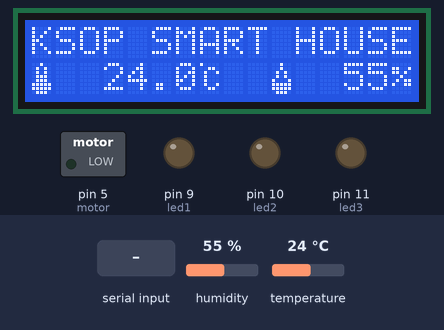
Bench run of a sketch on a simulated Arduino Uno, built with avr-gcc and run on an emulated ATmega328P. Shown: 16×2 character LCD, switched loads named in the sketch (green lamp = pin HIGH), output pins drawn as LEDs (lit = HIGH). Wiring (inferred from the names in the program): DHT11 sensor: data pin 6. The test bench sets the inputs (shaded band); at power-on: temperature 24 °C, humidity 55 %.

Above: at 5.2 s.
5.3 s: temperature set to 10.4 °C
At 7.7 s:
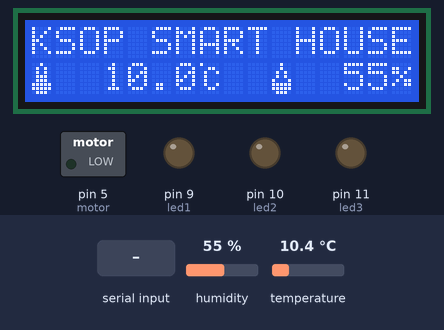
8.4 s: temperature set to 9.2 °C
At 10.4 s:
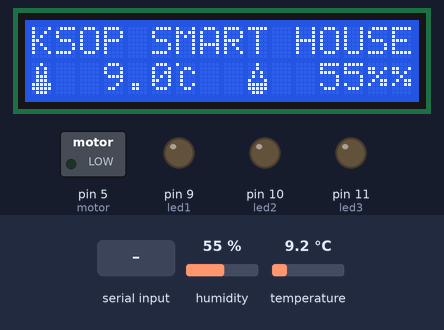
10.7 s: "1" received over the second serial link
At 11.9 s:
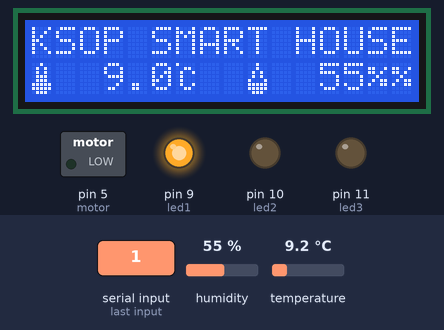
12.3 s: "2" received over the second serial link
At 13.6 s:
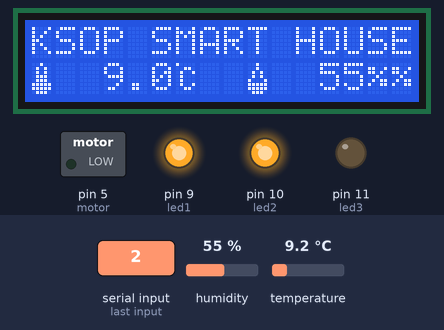
13.9 s: "3" received over the second serial link
At 14.7 s:
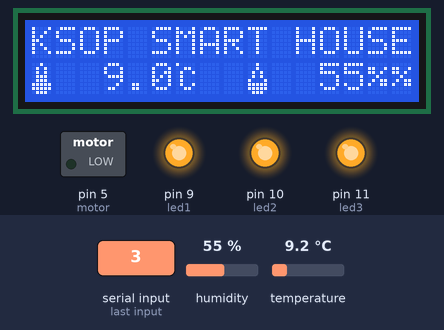
15.6 s: "4" received over the second serial link
At 17.1 s:
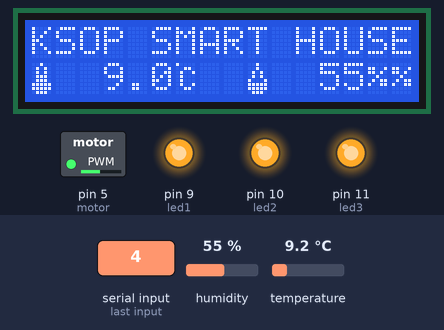
Timing chart, 0 to 18.2 s (numbered marks = the images above; inputs shaded):
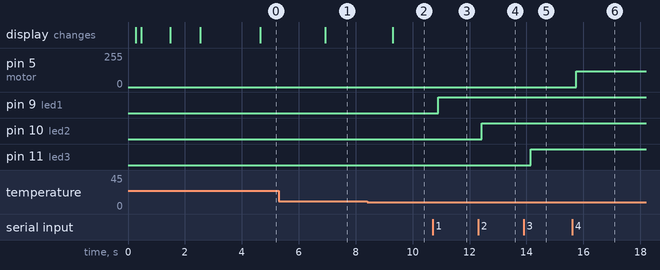

The sketch:

Bluetooth_Control.ino
```cpp
#include "Setting.h"   // 핀 설정
#include <Wire.h>
#include "LiquidCrystal_I2C.h"  // I2C LCD 라이브러리
#include <SoftwareSerial.h>     // 블루투스 통신 라이브러리
#include "DHT.h"                // 온습도센서 라이브러리
#include "Emoticon.h"           // 특수문자 라이브러리

LiquidCrystal_I2C lcd(0x27, 16, 2);
DHT dht(DHTPIN, DHTTYPE);
SoftwareSerial BTSerial(2,3);   // 시리얼 통신을 위한 객체선언

char str2[10];                        //습도 값
char str3[10];                        //온도 값
char data;                            //데이터값

int ON = 1;
int OFF = 0;
int dim = 0;

// 현재 LED의 상태를 저장하는 배열. 0일경우 OFF, 1일 경우 ON
byte sensor[] = {0, 0, 0};

boolean TV = ON;

void setup()
{
  Serial.begin(9600); // 속도 9600bps로 시리얼 통신시작
  BTSerial.begin(9600);
  //Serial.println("LCD통신 시작"); // 시리얼 통신 시작 문자 출력
  lcd.init(); // lcd 시작
  lcd.clear();
  lcd.noBacklight();
  delay(200);
  lcd.backlight(); // lcd 백라이트 on
  delay(200);
  // 커서 설정(열,행) 0부터 시작
  lcd.setCursor(0, 0);
  lcd.print("Hello");  // LCD에 출력
  delay(1000);
  lcd.setCursor(0, 1);
  lcd.print("KSOP World");  // LCD에 출력
  delay(1000);
  lcd.clear();

  // 핀모드 출력 선언
  pinMode(led1, OUTPUT);
  pinMode(led2, OUTPUT);
  pinMode(led3, OUTPUT);

  // 특수 문자 선언
  lcd.createChar(0, ug1);
  lcd.createChar(1, ug2);
  lcd.createChar(2, temp);
  lcd.createChar(3, C);
  lcd.createChar(4, humi);
  lcd.createChar(5, per);

  //Serial.println("Display SETTING INIT OvER");
}

void loop() {
  if(BTSerial.available()) {
    data = BTSerial.read();

    // LED 제어
    if(data == '1')         // 거실 등 ON/OFF
      setToggle(led1, sensor[0]);
    else if (data == '2')   // 방1 등 ON/OFF
      setToggle(led2, sensor[1]);
    else if (data == '3')   // 방2 등 ON/OFF
      setToggle(led3, sensor[2]);

    // 에어컨 제어
    else if(data == '4')      // 에어컨 ON/OFF
      setAircon();

    // TV ON/OFF
    else if(data == '5')
      tvControl();

   // All ON/OFF
    else if(data == '6')
      allOff();
  }

  if(TV == ON){
    update_lcd1602();
    delay(200);
  }
}

// lcd 업데이트
void update_lcd1602() {
  static int cnt = 0;
  cnt++;
  if (cnt >= 10) {    // 업데이트 간격 (delay 200 인경우, 10회 * 0.2초 = 2초)
    cnt = 0;
    float t = dht.readTemperature();
    float h = dht.readHumidity();
    lcd.setCursor(0, 1);
    lcd.write(2);   // 온도계 이모티콘
    lcd.print("  ");
    lcd.print(t, 1);
    lcd.write(3);   // 섭씨표시
    lcd.print("  ");
    lcd.write(4);   // 습도 이모티콘
    lcd.print("  ");
    lcd.print(h, 0);
    lcd.write(5);   // 퍼센트(%) 표시
    lcd.setCursor(0, 0);
    lcd.print("KSOP SMART HOUSE");

    // App에 온습도 표시
    BTSerial.print("999");
    BTSerial.print(",");
    BTSerial.print(t, 1);
    BTSerial.print(",");
    BTSerial.print(h, 0);
    BTSerial.print(",");
    BTSerial.println("888");
  }
}

//LED 토글함수
void setToggle(int PIN, byte& stat) {
  if (stat == OFF) {
    digitalWrite(PIN, HIGH);
    stat = ON;
  }
  else {
    digitalWrite(PIN, LOW);
    stat = OFF;
  }
}

//에어컨 제어함수
void setAircon() {
  if(dim == 0){
    analogWrite(motor, 120);
    dim = 1;
  } else if(dim ==1) {
    analogWrite(motor, 180);
    dim = 2;
  } else if(dim ==2) {
    analogWrite(motor, 250);
    dim = 3;
  } else {
    analogWrite(motor, 0);
    dim = 0;
  }
}


// TV 제어함수
void tvControl(){
  if(TV == OFF){
    lcd.backlight();
    TV = ON;
  } else {
    lcd.clear();
    lcd.noBacklight();
    TV = OFF;
  }
}

// 전체 전원끄기
void allOff() {
  byte sensor2[] = {1, 1, 1};
  setToggle(led1, sensor2[0]);
  setToggle(led2, sensor2[1]);
  setToggle(led3, sensor2[2]);
  sensor[0] = sensor[1] = sensor[2] = 0;
  dim = 3;
  setAircon();
  TV = ON;
  tvControl();
}
```

DHT.cpp
```cpp
// (licence header left out)
#include "DHT.h"

#define MIN_INTERVAL 2000

DHT::DHT(uint8_t pin, uint8_t type, uint8_t count) {
  _pin = pin;
  _type = type;
  #ifdef __AVR
    _bit = digitalPinToBitMask(pin);
    _port = digitalPinToPort(pin);
  #endif
  _maxcycles = microsecondsToClockCycles(1000);  // 1 millisecond timeout for
                                                 // reading pulses from DHT sensor.
  // Note that count is now ignored as the DHT reading algorithm adjusts itself
  // basd on the speed of the processor.
}

void DHT::begin(void) {
  // set up the pins!
  pinMode(_pin, INPUT_PULLUP);
  // Using this value makes sure that millis() - lastreadtime will be
  // >= MIN_INTERVAL right away. Note that this assignment wraps around,
  // but so will the subtraction.
  _lastreadtime = -MIN_INTERVAL;
  DEBUG_PRINT("Max clock cycles: "); DEBUG_PRINTLN(_maxcycles, DEC);
}

//boolean S == Scale.  True == Fahrenheit; False == Celcius
float DHT::readTemperature(bool S, bool force) {
  float f = NAN;

  if (read(force)) {
    switch (_type) {
    case DHT11:
      f = data[2];
      if(S) {
        f = convertCtoF(f);
      }
      break;
    case DHT22:
    case DHT21:
      f = data[2] & 0x7F;
      f *= 256;
      f += data[3];
      f *= 0.1;
      if (data[2] & 0x80) {
        f *= -1;
      }
      if(S) {
        f = convertCtoF(f);
      }
      break;
    }
  }
  return f;
}

float DHT::convertCtoF(float c) {
  return c * 1.8 + 32;
}

float DHT::convertFtoC(float f) {
  return (f - 32) * 0.55555;
}

float DHT::readHumidity(bool force) {
  float f = NAN;
  if (read()) {
    switch (_type) {
    case DHT11:
      f = data[0];
      break;
    case DHT22:
    case DHT21:
      f = data[0];
      f *= 256;
      f += data[1];
      f *= 0.1;
      break;
    }
  }
  return f;
}

//boolean isFahrenheit: True == Fahrenheit; False == Celcius
float DHT::computeHeatIndex(float temperature, float percentHumidity, bool isFahrenheit) {
  // Using both Rothfusz and Steadman's equations
  // http://www.wpc.ncep.noaa.gov/html/heatindex_equation.shtml
  float hi;

  if (!isFahrenheit)
    temperature = convertCtoF(temperature);

  hi = 0.5 * (temperature + 61.0 + ((temperature - 68.0) * 1.2) + (percentHumidity * 0.094));

  if (hi > 79) {
    hi = -42.379 +
             2.04901523 * temperature +
            10.14333127 * percentHumidity +
            -0.22475541 * temperature*percentHumidity +
            -0.00683783 * pow(temperature, 2) +
            -0.05481717 * pow(percentHumidity, 2) +
             0.00122874 * pow(temperature, 2) * percentHumidity +
             0.00085282 * temperature*pow(percentHumidity, 2) +
            -0.00000199 * pow(temperature, 2) * pow(percentHumidity, 2);

    if((percentHumidity < 13) && (temperature >= 80.0) && (temperature <= 112.0))
      hi -= ((13.0 - percentHumidity) * 0.25) * sqrt((17.0 - abs(temperature - 95.0)) * 0.05882);

    else if((percentHumidity > 85.0) && (temperature >= 80.0) && (temperature <= 87.0))
      hi += ((percentHumidity - 85.0) * 0.1) * ((87.0 - temperature) * 0.2);
  }

  return isFahrenheit ? hi : convertFtoC(hi);
}

boolean DHT::read(bool force) {
  // Check if sensor was read less than two seconds ago and return early
  // to use last reading.
  uint32_t currenttime = millis();
  if (!force && ((currenttime - _lastreadtime) < 2000)) {
    return _lastresult; // return last correct measurement
  }
  _lastreadtime = currenttime;

  // Reset 40 bits of received data to zero.
  data[0] = data[1] = data[2] = data[3] = data[4] = 0;

  // Send start signal.  See DHT datasheet for full signal diagram:
  //   http://www.adafruit.com/datasheets/Digital%20humidity%20and%20temperature%20sensor%20AM2302.pdf

  // Go into high impedence state to let pull-up raise data line level and
  // start the reading process.
  digitalWrite(_pin, HIGH);
  delay(250);

  // First set data line low for 20 milliseconds.
  pinMode(_pin, OUTPUT);
  digitalWrite(_pin, LOW);
  delay(20);

  uint32_t cycles[80];
  {
    // Turn off interrupts temporarily because the next sections are timing critical
    // and we don't want any interruptions.
    InterruptLock lock;

    // End the start signal by setting data line high for 40 microseconds.
    digitalWrite(_pin, HIGH);
    delayMicroseconds(40);

    // Now start reading the data line to get the value from the DHT sensor.
    pinMode(_pin, INPUT_PULLUP);
    delayMicroseconds(10);  // Delay a bit to let sensor pull data line low.

    // First expect a low signal for ~80 microseconds followed by a high signal
    // for ~80 microseconds again.
    if (expectPulse(LOW) == 0) {
      DEBUG_PRINTLN(F("Timeout waiting for start signal low pulse."));
      _lastresult = false;
      return _lastresult;
    }
    if (expectPulse(HIGH) == 0) {
      DEBUG_PRINTLN(F("Timeout waiting for start signal high pulse."));
      _lastresult = false;
      return _lastresult;
    }

    // Now read the 40 bits sent by the sensor.  Each bit is sent as a 50
    // microsecond low pulse followed by a variable length high pulse.  If the
    // high pulse is ~28 microseconds then it's a 0 and if it's ~70 microseconds
    // then it's a 1.  We measure the cycle count of the initial 50us low pulse
    // and use that to compare to the cycle count of the high pulse to determine
    // if the bit is a 0 (high state cycle count < low state cycle count), or a
    // 1 (high state cycle count > low state cycle count). Note that for speed all
    // the pulses are read into a array and then examined in a later step.
    for (int i=0; i<80; i+=2) {
      cycles[i]   = expectPulse(LOW);
      cycles[i+1] = expectPulse(HIGH);
    }
  } // Timing critical code is now complete.

  // Inspect pulses and determine which ones are 0 (high state cycle count < low
  // state cycle count), or 1 (high state cycle count > low state cycle count).
  for (int i=0; i<40; ++i) {
    uint32_t lowCycles  = cycles[2*i];
    uint32_t highCycles = cycles[2*i+1];
    if ((lowCycles == 0) || (highCycles == 0)) {
      DEBUG_PRINTLN(F("Timeout waiting for pulse."));
      _lastresult = false;
      return _lastresult;
    }
    data[i/8] <<= 1;
    // Now compare the low and high cycle times to see if the bit is a 0 or 1.
    if (highCycles > lowCycles) {
      // High cycles are greater than 50us low cycle count, must be a 1.
      data[i/8] |= 1;
    }
    // Else high cycles are less than (or equal to, a weird case) the 50us low
    // cycle count so this must be a zero.  Nothing needs to be changed in the
    // stored data.
  }

  DEBUG_PRINTLN(F("Received:"));
  DEBUG_PRINT(data[0], HEX); DEBUG_PRINT(F(", "));
  DEBUG_PRINT(data[1], HEX); DEBUG_PRINT(F(", "));
  DEBUG_PRINT(data[2], HEX); DEBUG_PRINT(F(", "));
  DEBUG_PRINT(data[3], HEX); DEBUG_PRINT(F(", "));
  DEBUG_PRINT(data[4], HEX); DEBUG_PRINT(F(" =? "));
  DEBUG_PRINTLN((data[0] + data[1] + data[2] + data[3]) & 0xFF, HEX);

  // Check we read 40 bits and that the checksum matches.
  if (data[4] == ((data[0] + data[1] + data[2] + data[3]) & 0xFF)) {
    _lastresult = true;
    return _lastresult;
  }
  else {
    DEBUG_PRINTLN(F("Checksum failure!"));
    _lastresult = false;
    return _lastresult;
  }
}

// Expect the signal line to be at the specified level for a period of time and
// return a count of loop cycles spent at that level (this cycle count can be
// used to compare the relative time of two pulses).  If more than a millisecond
// ellapses without the level changing then the call fails with a 0 response.
// This is adapted from Arduino's pulseInLong function (which is only available
// in the very latest IDE versions):
//   https://github.com/arduino/Arduino/blob/master/hardware/arduino/avr/cores/arduino/wiring_pulse.c
uint32_t DHT::expectPulse(bool level) {
  uint32_t count = 0;
  // On AVR platforms use direct GPIO port access as it's much faster and better
  // for catching pulses that are 10's of microseconds in length:
  #ifdef __AVR
    uint8_t portState = level ? _bit : 0;
    while ((*portInputRegister(_port) & _bit) == portState) {
      if (count++ >= _maxcycles) {
        return 0; // Exceeded timeout, fail.
      }
    }
  // Otherwise fall back to using digitalRead (this seems to be necessary on ESP8266
  // right now, perhaps bugs in direct port access functions?).
  #else
    while (digitalRead(_pin) == level) {
      if (count++ >= _maxcycles) {
        return 0; // Exceeded timeout, fail.
      }
    }
  #endif

  return count;
}
```

DHT.h
```cpp
// (licence header left out)
#ifndef DHT_H
#define DHT_H

#if ARDUINO >= 100
 #include "Arduino.h"
#else
 #include "WProgram.h"
#endif


// Uncomment to enable printing out nice debug messages.
//#define DHT_DEBUG

// Define where debug output will be printed.
#define DEBUG_PRINTER Serial

// Setup debug printing macros.
#ifdef DHT_DEBUG
  #define DEBUG_PRINT(...) { DEBUG_PRINTER.print(__VA_ARGS__); }
  #define DEBUG_PRINTLN(...) { DEBUG_PRINTER.println(__VA_ARGS__); }
#else
  #define DEBUG_PRINT(...) {}
  #define DEBUG_PRINTLN(...) {}
#endif

// Define types of sensors.
#define DHT11 11
#define DHT22 22
#define DHT21 21
#define AM2301 21


class DHT {
  public:
   DHT(uint8_t pin, uint8_t type, uint8_t count=6);
   void begin(void);
   float readTemperature(bool S=false, bool force=false);
   float convertCtoF(float);
   float convertFtoC(float);
   float computeHeatIndex(float temperature, float percentHumidity, bool isFahrenheit=true);
   float readHumidity(bool force=false);
   boolean read(bool force=false);

 private:
  uint8_t data[5];
  uint8_t _pin, _type;
  #ifdef __AVR
    // Use direct GPIO access on an 8-bit AVR so keep track of the port and bitmask
    // for the digital pin connected to the DHT.  Other platforms will use digitalRead.
    uint8_t _bit, _port;
  #endif
  uint32_t _lastreadtime, _maxcycles;
  bool _lastresult;

  uint32_t expectPulse(bool level);

};

class InterruptLock {
  public:
   InterruptLock() {
    noInterrupts();
   }
   ~InterruptLock() {
    interrupts();
   }

};

#endif
```

Emoticon.h
```cpp
byte temp[] = {
  B00100,
  B01010,
  B01010,
  B01110,
  B01110,
  B11111,
  B11111,
  B01110
};

byte humi[] = {
  B00100,
  B00100,
  B01010,
  B01010,
  B10001,
  B11111,
  B11111,
  B01110
};

byte per[] = {
  B00000,
  B11001,
  B11010,
  B00100,
  B01011,
  B10011,
  B00000,
  B00000
};

byte C[] = {
  B10000,
  B00110,
  B01001,
  B01000,
  B01000,
  B01001,
  B00110,
  B00000
};

byte ug1[] = {
  B00000,
  B10001,
  B10001,
  B11011,
  B10101,
  B10000,
  B10000,
  B10000,
};

byte ug2[] = {
  B11000,
  B01000,
  B11000,
  B01000,
  B11000,
  B00000,
  B00000,
  B00000,
};
```

Setting.h
```cpp
#ifndef Setting_H

  #define Setting_H

  #include <Arduino.h>

  #define led1  9
  #define led2  10
  #define led3  11

  #define motor 5

  #define DHTPIN  6
  #define DHTTYPE DHT11

#endif
```

Measured:
- the behaviour switches between 10 and 9.9 °C on temperature (found by bisection; images 1 and 2)
- after the input at 5.3 s, the display: changes after 1.6 s (image 1)
- after the input at 8.4 s, the display: changes after 0.90 s (image 2)
- after the input at 10.7 s, pin 9 (led1): LOW → HIGH after 0.20 s
- after the input at 12.3 s, pin 10 (led2): LOW → HIGH after 0.12 s
- after the input at 13.9 s, pin 11 (led3): LOW → HIGH after 0.24 s
- after the input at 15.6 s, pin 5 (motor): 0/255 → 120/255 after 0.14 s
